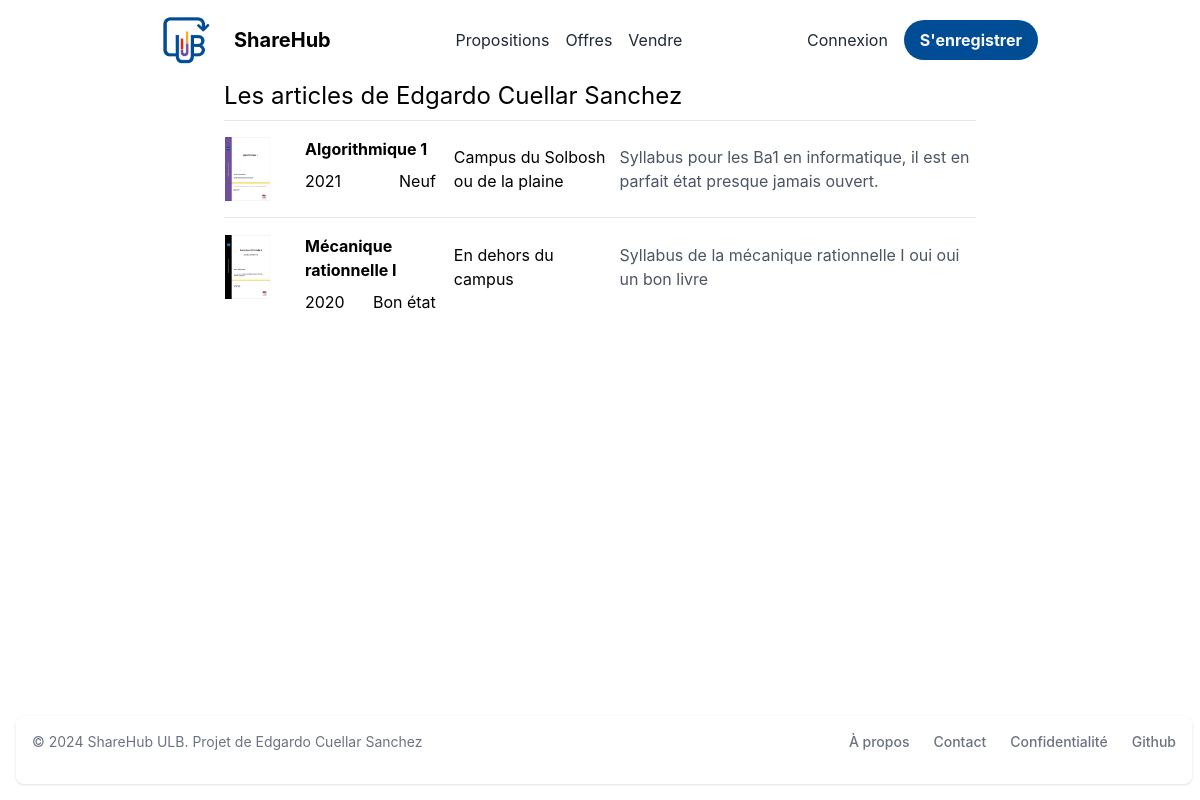
Page /user_products/1 on the committed database.
### store/models/customer.py (models this page shows, shortened)
class Customer(models.Model):
    first_name = models.CharField(max_length=50, default="")
    last_name = models.CharField (max_length=50, default="")
    description = models.CharField(max_length=288, default="")
    faculty = models.CharField(max_length=50, default="")
    email=models.EmailField(default="", unique=True)
    password = models.CharField(max_length=100, default="")
    @staticmethod
    def get_customer_by_id(id):
        try:
            return Customer.objects.get(id= id)
        except:
            return False

### store/models/product.py (models this page shows, shortened)
class Products(models.Model):
    customer = models.ForeignKey(Customer, on_delete=models.CASCADE, default=None)
    name = models.CharField(max_length=60, default='')
    price= models.IntegerField(default=0)
    category= models.ForeignKey(Category,on_delete=models.CASCADE,default=1 )
    condition= models.ForeignKey(Condition,on_delete=models.CASCADE,default=1 )
    place= models.ForeignKey(Place,on_delete=models.CASCADE,default=1 )
    description= models.CharField(max_length=250, default='', blank=True, null= True)
    date = models.IntegerField(default=2000)
    sold = models.BooleanField(default=False)
    @staticmethod
    def get_products_by_userid(customer_id, sold=False):
        if sold:
            return Products.objects.filter (customer=customer_id, sold=True)
        else:
            return Products.objects.filter (customer=customer_id, sold=False)

### store/models/product_img.py (models this page shows, shortened)
class ProductImage(models.Model):
    product = models.ForeignKey(Products, on_delete=models.CASCADE)
    image = models.ImageField(upload_to='products/')
    @staticmethod
    def get_images_by_product_id(product_id):
        return ProductImage.objects.filter(product_id=product_id)

### store/models/category.py (models this page shows, shortened)
class Condition(models.Model) :
    name= models.CharField(max_length=50)
    def __str__(self):
        return self.name

class Place(models.Model):
    name= models.CharField(max_length=50)
    def __str__(self):
        return self.name

### store/views/products/user_products.py (the view)
# urls.py: path('user_products/<int:customer_id>', UserProductsView.as_view(), name='user_products'),
class UserProductsView(View):
    html_template = "products/user_products.html"
    def get(self , request, customer_id=None):
        if customer_id is None:
            return redirect('index')
        customer = Customer.get_customer_by_id(customer_id)
        products = Products.get_products_by_userid(customer)
        return render(request , self.html_template  , {'user': customer, 'products' : products})

### store/templatetags/custom_filter.py (called while the page is built)
@register.filter(name='get_first_image_product')
def get_first_image_product(product_id):
    return ProductImage.get_images_by_product_id(product_id)[0].image.url

### store/templates/products/user_products.html (shortened to what this page needs)
{% extends 'base.html' %}
{% block content %}
{% load cart %}
{% load custom_filter %}
<div class="w-8/12 mx-auto">
    <div class="bg-white rounded-lg overflow-hidden px-6">
        <h2 class="text-2xl mb-2">Les articles de {{user.first_name}} {{user.last_name}}</h2>
        <table class="table w-full border-collapse">
            <tbody>
                {% for product in products %}
                <tr class="border-t">
                    <td class="py-4 w-20">
                        <a href="{% url 'product' product.id %}">
                            <img class="h-16 w-auto object-cover" src="{{product.id|get_first_image_product}}" alt="{{product.name}}">
                        </a>
                    </td>
                    <td class="flex flex-col text-left pt-4">
                        <a href="{% url 'product' product.id %}">
                        <p class="font-bold">{{product.name}}</p>
                        <div class="flex flex-row justify-between mt-2 pr-4">
                            <p>{{product.date}}</p>
                            <p>{{product.condition}}</p>
                        </div>
                        </a>
                    </td>
                    <td class="py-4">
                        <label class="">{{product.place}}</label>
                    </td>
                    <td class="py-4 text-gray-600">{{product.description}}</td>
                </tr>
                {% endfor %}
            </tbody>
        </table>
    </div>
</div>
{% endblock %}

### rows in the picture
Customer: first_name "Edgardo", last_name "Cuellar Sanchez"
Products: id|get_first_image_product (picture), name "Algorithmique 1", date "2021", condition "Neuf", place "Campus du Solbosh ou de la plaine", description "Syllabus pour les Ba1 en informatique, il est en parfait état presque jamais ouvert."
Products: id|get_first_image_product (picture), name "Mécanique rationnelle I", date "2020", condition "Bon état", place "En dehors du campus", description "Syllabus de la mécanique rationnelle I oui oui un bon livre"
